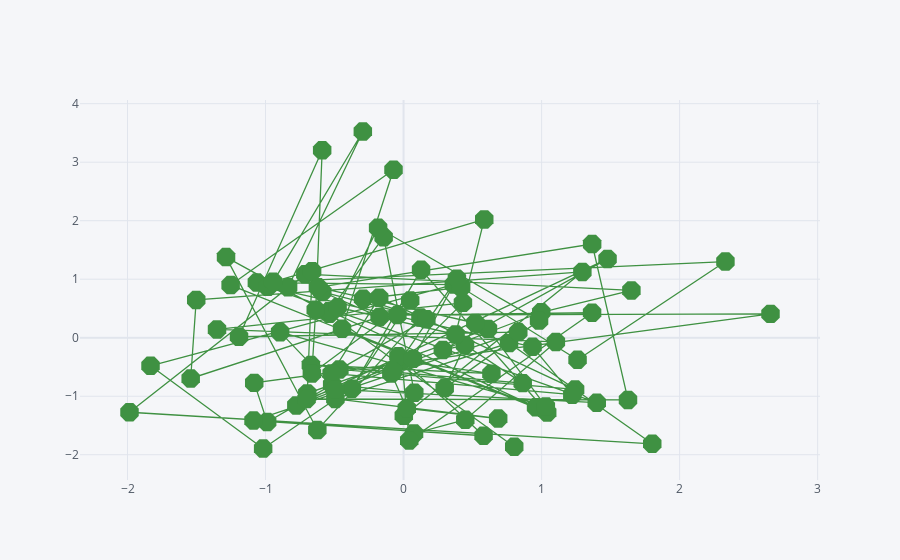

Here is the notebook cell this chart was saved with:
### Code cell
df.iplot(kind="scatter", x="A", y="B", mode="lines+markers", size=20, color="#3f9142", symbol=16)
